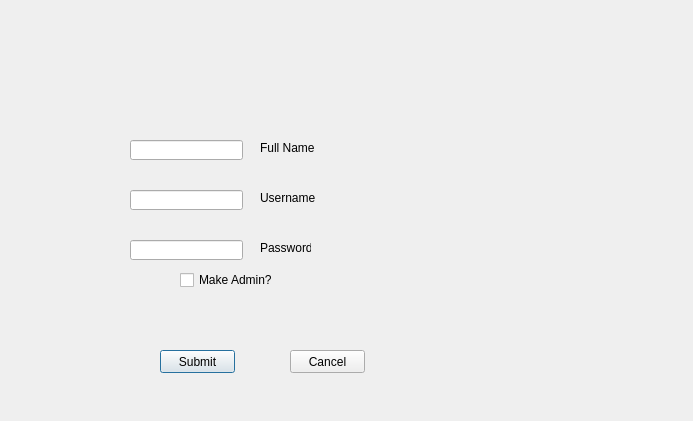
<?xml version="1.0" encoding="UTF-8"?>
<ui version="4.0">
 <class>addUser</class>
 <widget class="QDialog" name="addUser">
  <property name="geometry">
   <rect>
    <x>0</x>
    <y>0</y>
    <width>693</width>
    <height>421</height>
   </rect>
  </property>
  <property name="windowTitle">
   <string>Dialog</string>
  </property>
  <widget class="QLineEdit" name="RegisterPasswordBox">
   <property name="geometry">
    <rect>
     <x>130</x>
     <y>240</y>
     <width>113</width>
     <height>20</height>
    </rect>
   </property>
   <property name="echoMode">
    <enum>QLineEdit::Password</enum>
   </property>
  </widget>
  <widget class="QLabel" name="label">
   <property name="geometry">
    <rect>
     <x>260</x>
     <y>140</y>
     <width>71</width>
     <height>16</height>
    </rect>
   </property>
   <property name="text">
    <string>Full Name</string>
   </property>
  </widget>
  <widget class="QLabel" name="label_3">
   <property name="geometry">
    <rect>
     <x>260</x>
     <y>240</y>
     <width>51</width>
     <height>16</height>
    </rect>
   </property>
   <property name="text">
    <string>Password</string>
   </property>
  </widget>
  <widget class="QLabel" name="label_2">
   <property name="geometry">
    <rect>
     <x>260</x>
     <y>190</y>
     <width>61</width>
     <height>16</height>
    </rect>
   </property>
   <property name="text">
    <string>Username</string>
   </property>
  </widget>
  <widget class="QPushButton" name="submit">
   <property name="geometry">
    <rect>
     <x>160</x>
     <y>350</y>
     <width>75</width>
     <height>23</height>
    </rect>
   </property>
   <property name="text">
    <string>Submit</string>
   </property>
  </widget>
  <widget class="QPushButton" name="cancel">
   <property name="geometry">
    <rect>
     <x>290</x>
     <y>350</y>
     <width>75</width>
     <height>23</height>
    </rect>
   </property>
   <property name="text">
    <string>Cancel</string>
   </property>
  </widget>
  <widget class="QLineEdit" name="RegisterFullNameBox">
   <property name="geometry">
    <rect>
     <x>130</x>
     <y>140</y>
     <width>113</width>
     <height>20</height>
    </rect>
   </property>
  </widget>
  <widget class="QLineEdit" name="RegisterUsernameBox">
   <property name="geometry">
    <rect>
     <x>130</x>
     <y>190</y>
     <width>113</width>
     <height>20</height>
    </rect>
   </property>
  </widget>
  <widget class="QCheckBox" name="checkBox">
   <property name="geometry">
    <rect>
     <x>180</x>
     <y>270</y>
     <width>171</width>
     <height>20</height>
    </rect>
   </property>
   <property name="text">
    <string>Make Admin?</string>
   </property>
  </widget>
 </widget>
 <tabstops>
  <tabstop>RegisterFullNameBox</tabstop>
  <tabstop>RegisterUsernameBox</tabstop>
  <tabstop>RegisterPasswordBox</tabstop>
  <tabstop>checkBox</tabstop>
  <tabstop>submit</tabstop>
  <tabstop>cancel</tabstop>
 </tabstops>
 <resources/>
 <connections/>
</ui>
